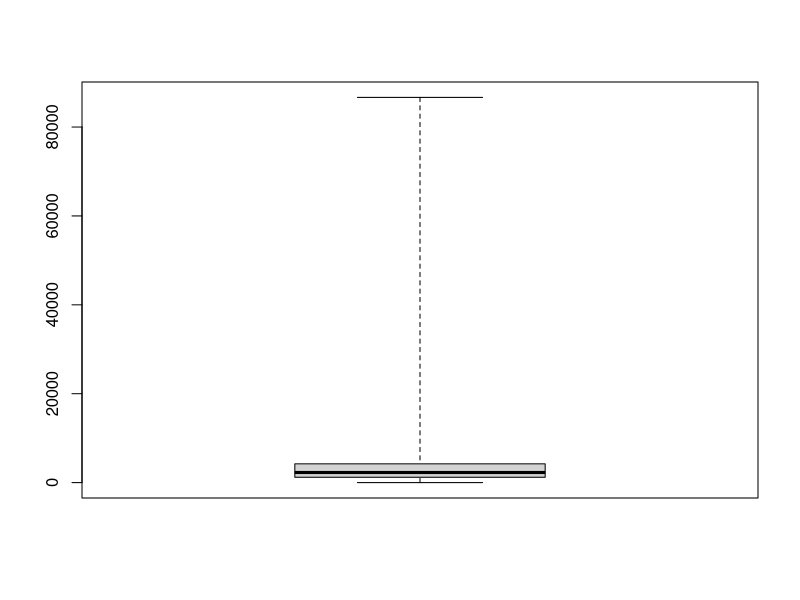
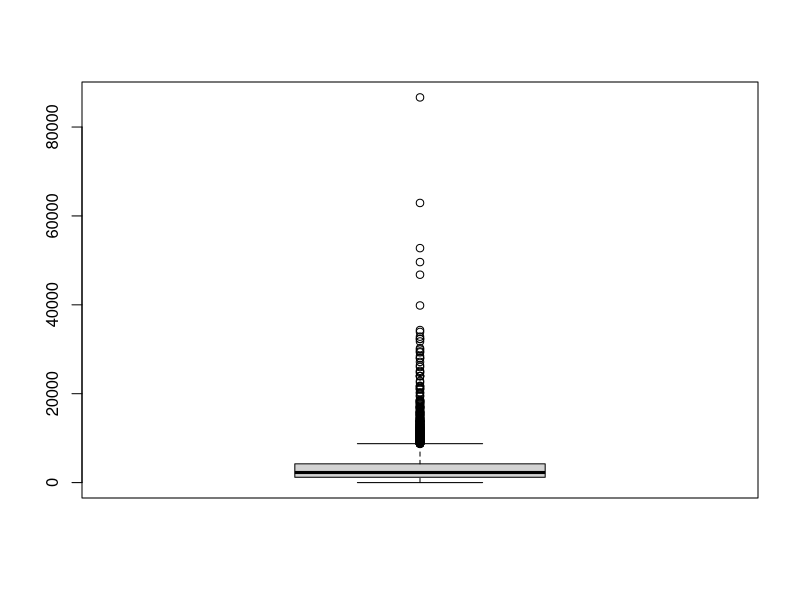
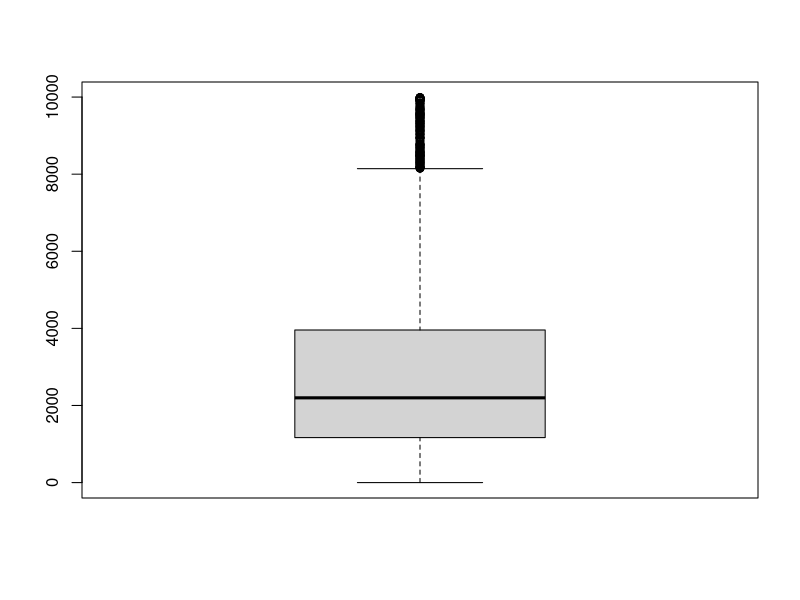
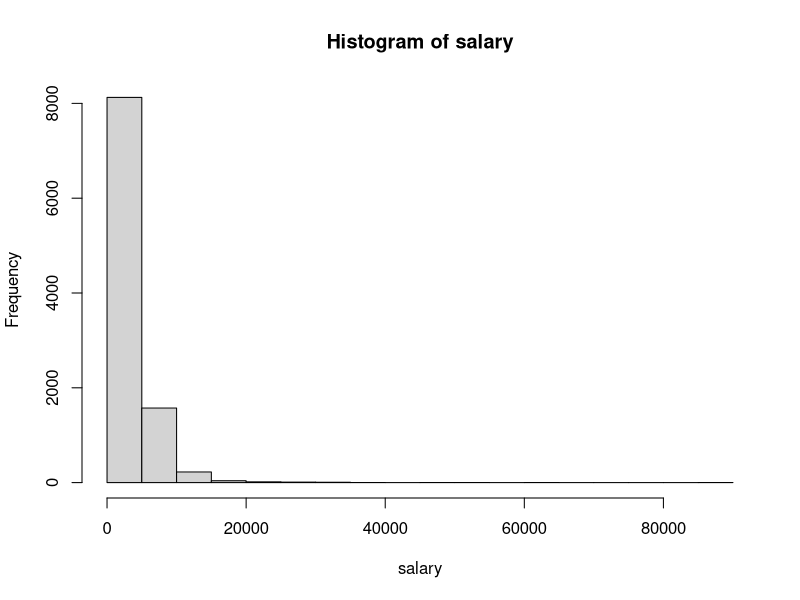
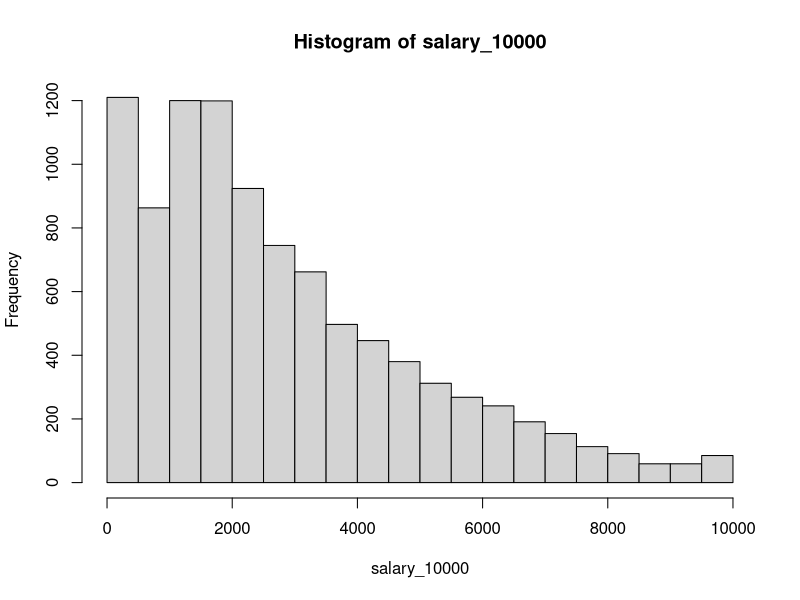

Write R code to recreate these figures, in order.
#-----------------------------------#
#   이토록 쉬운 통계 & R            #
#     R 실습 스크립트               #
#     홈페이지 : dataartproject.xyz #
#-----------------------------------# 


  # 명령어 실행
  #   Windows : Ctrl + Enter
  #   Mac     : Command + Enter

  # "#"이 붙어 있는 줄은 주석(Comment)처리되어 실행되지 않습니다.
  
  # Alt + Shift + J 로 원하는 부분으로 이동 가능합니다.



######## 95% R로 분석 다시 보기 



##1 연봉 데이터 분석 ----
    ## 출처 : 한국납세자 연맹(koreatax.org) 연봉 계산기 활용 가상데이터

  data = read.csv('data/salary_data.csv')
  
  head(data)
  
  head(data, n=10)
    ## 처음 10개 관측치만 확인 
  
  
  
  nrow(data)


  # data에서 변수 salary를 떼어와 salary로 저장  
  salary = data$salary
  salary
    ## 이후 함수를 편하게 사용하기 위해 실행
  


  # 데이터 정렬(오름차순)
  sort(salary)
    

  
  
  
##1.1 통계량의 계산----
  
  # 최솟값, 최댓값, 중앙값 계산
  min(salary)
  max(salary)
  median(salary)


  # quantile( ) 함수로 분위수 계산
  quantile(salary, 0.9)
  quantile(salary, 0.25)
  quantile(salary, 0.75)

  
  
  # summary( ) 함수를 활용한 데이터 요약 
  summary(salary)

  
  
  # 합계, 평균, 분산, 표준편차 계산
  sum(salary)
  mean(salary)
  var(salary)
  sd(salary)

  
  # 논리연산 
  salary > 4000 

  sum(salary > 4000)
    ## 조건과 일치하는 관측치의 수
  mean(salary > 4000)
    ## 조건과 일치하는 관측치의 비율 = 확률 



  
##1.2 그래프 그리기 ----    
  
  
  # 상자그림 그리기
  boxplot(salary, range=100)
    ## 이상치 구분 없는 상자그림 
  
  boxplot(salary)
    ## 이상치를 표현한 상자그림
  

  
  # 부분 데이터 선택
  salary_10000 = salary[ salary <10000 ]
  boxplot(salary_10000)

  
  
  # 히스토그램 그리기 
  hist(salary)

  hist(salary_10000, breaks=seq(0, 10000, 500))

  
  
  
  
# End of script